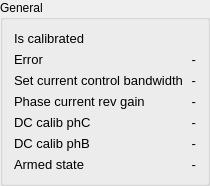
               <widget class="QGroupBox" name="groupBox_4">
                <property name="minimumSize">
                 <size>
                  <width>200</width>
                  <height>0</height>
                 </size>
                </property>
                <property name="title">
                 <string>General</string>
                </property>
                <layout class="QGridLayout" name="gridLayout_15">
                 <item row="0" column="0">
                  <layout class="QGridLayout" name="gridLayout_35">
                   <item row="7" column="0" colspan="2">
                    <widget class="QLabel" name="label_armedState">
                     <property name="font">
                      <font>
                       <pointsize>10</pointsize>
                      </font>
                     </property>
                     <property name="text">
                      <string>Armed state</string>
                     </property>
                    </widget>
                   </item>
                   <item row="5" column="0" colspan="2">
                    <widget class="QLabel" name="label_dcCalibPhC">
                     <property name="font">
                      <font>
                       <pointsize>10</pointsize>
                      </font>
                     </property>
                     <property name="text">
                      <string>DC calib phC</string>
                     </property>
                    </widget>
                   </item>
                   <item row="3" column="2" colspan="2">
                    <widget class="QLabel" name="label_phaseCurrentRevGainValue">
                     <property name="font">
                      <font>
                       <pointsize>10</pointsize>
                      </font>
                     </property>
                     <property name="text">
                      <string>-</string>
                     </property>
                     <property name="alignment">
                      <set>Qt::AlignRight|Qt::AlignTrailing|Qt::AlignVCenter</set>
                     </property>
                    </widget>
                   </item>
                   <item row="3" column="0" colspan="2">
                    <widget class="QLabel" name="label_phaseCurrentRevGain">
                     <property name="font">
                      <font>
                       <pointsize>10</pointsize>
                      </font>
                     </property>
                     <property name="text">
                      <string>Phase current rev gain</string>
                     </property>
                    </widget>
                   </item>
                   <item row="2" column="0" colspan="2">
                    <widget class="QLabel" name="label_setCurrentControlBandwidth">
                     <property name="font">
                      <font>
                       <pointsize>10</pointsize>
                      </font>
                     </property>
                     <property name="text">
                      <string>Set current control bandwidth</string>
                     </property>
                    </widget>
                   </item>
                   <item row="1" column="0" colspan="2">
                    <widget class="QLabel" name="label_errorAxis_2">
                     <property name="font">
                      <font>
                       <pointsize>10</pointsize>
                      </font>
                     </property>
                     <property name="text">
                      <string>Error</string>
                     </property>
                    </widget>
                   </item>
                   <item row="2" column="2" colspan="2">
                    <widget class="QLabel" name="label_setCurrentControlBandwidthValue">
                     <property name="font">
                      <font>
                       <pointsize>10</pointsize>
                      </font>
                     </property>
                     <property name="text">
                      <string>-</string>
                     </property>
                     <property name="alignment">
                      <set>Qt::AlignRight|Qt::AlignTrailing|Qt::AlignVCenter</set>
                     </property>
                    </widget>
                   </item>
                   <item row="1" column="2" colspan="2">
                    <widget class="QLabel" name="label_errorAxisValue_2">
                     <property name="font">
                      <font>
                       <pointsize>10</pointsize>
                      </font>
                     </property>
                     <property name="text">
                      <string>-</string>
                     </property>
                     <property name="alignment">
                      <set>Qt::AlignRight|Qt::AlignTrailing|Qt::AlignVCenter</set>
                     </property>
                    </widget>
                   </item>
                   <item row="5" column="2" colspan="2">
                    <widget class="QLabel" name="label_dcCalibPhCValue">
                     <property name="font">
                      <font>
                       <pointsize>10</pointsize>
                      </font>
                     </property>
                     <property name="text">
                      <string>-</string>
                     </property>
                     <property name="alignment">
                      <set>Qt::AlignRight|Qt::AlignTrailing|Qt::AlignVCenter</set>
                     </property>
                    </widget>
                   </item>
                   <item row="7" column="2" colspan="2">
                    <widget class="QLabel" name="label_armedStateValue">
                     <property name="font">
                      <font>
                       <pointsize>10</pointsize>
                      </font>
                     </property>
                     <property name="text">
                      <string>-</string>
                     </property>
                     <property name="alignment">
                      <set>Qt::AlignRight|Qt::AlignTrailing|Qt::AlignVCenter</set>
                     </property>
                    </widget>
                   </item>
                   <item row="6" column="0" colspan="2">
                    <widget class="QLabel" name="label_dcCalibPhB">
                     <property name="font">
                      <font>
                       <pointsize>10</pointsize>
                      </font>
                     </property>
                     <property name="text">
                      <string>DC calib phB</string>
                     </property>
                    </widget>
                   </item>
                   <item row="6" column="2" colspan="2">
                    <widget class="QLabel" name="label_dcCalibPhBValue">
                     <property name="font">
                      <font>
                       <pointsize>10</pointsize>
                      </font>
                     </property>
                     <property name="text">
                      <string>-</string>
                     </property>
                     <property name="alignment">
                      <set>Qt::AlignRight|Qt::AlignTrailing|Qt::AlignVCenter</set>
                     </property>
                    </widget>
                   </item>
                   <item row="0" column="0" colspan="2">
                    <widget class="QLabel" name="label_isCalibrated">
                     <property name="font">
                      <font>
                       <pointsize>10</pointsize>
                      </font>
                     </property>
                     <property name="text">
                      <string>Is calibrated</string>
                     </property>
                    </widget>
                   </item>
                   <item row="0" column="2" colspan="2">
                    <widget class="QLabel" name="icon_isCalibratedValue">
                     <property name="text">
                      <string/>
                     </property>
                     <property name="pixmap">
                      <pixmap>../Icons/NoState.jpg</pixmap>
                     </property>
                     <property name="alignment">
                      <set>Qt::AlignRight|Qt::AlignTrailing|Qt::AlignVCenter</set>
                     </property>
                    </widget>
                   </item>
                  </layout>
                 </item>
                </layout>
               </widget>
